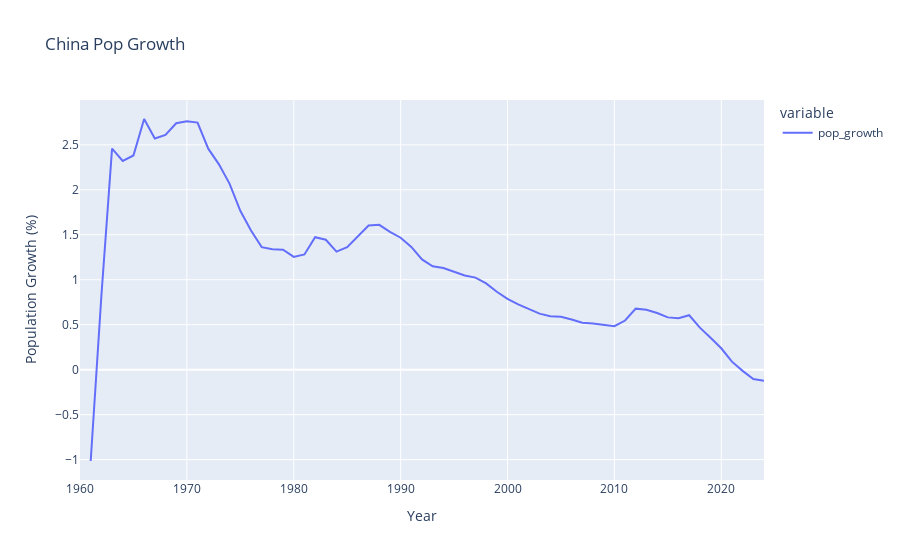

Here is the notebook cell this chart was saved with:
### Markdown cell above
## Population Demographics

### Code cell
china_df.plot(x = "date", y = ["pop_growth"], title = "China Pop Growth",
             labels = dict(date = "Year", value = "Population Growth (%)"))

### Figure 1 — Plotly figure (JSON) as saved in the notebook; plotly's stock layout.template omitted (floating-point values rounded to 4 significant figures)
{"data": [{"hovertemplate": "variable=pop_growth<br>Year=%{x}<br>Population Growth (%)=%{y}<extra></extra>", "legendgroup": "pop_growth", "line": {"color": "#636efa", "dash": "solid"}, "marker": {"symbol": "circle"}, "mode": "lines", "name": "pop_growth", "orientation": "v", "showlegend": true, "type": "scatter", "x": [1960, 1961, 1962, 1963, 1964, 1965, 1966, 1967, 1968, 1969, 1970, 1971, 1972, 1973, 1974, 1975, 1976, 1977, 1978, 1979, 1980, 1981, 1982, 1983, 1984, 1985, 1986, 1987, 1988, 1989, 1990, 1991, 1992, 1993, 1994, 1995, 1996, 1997, 1998, 1999, 2000, 2001, 2002, 2003, 2004, 2005, 2006, 2007, 2008, 2009, 2010, 2011, 2012, 2013, 2014, 2015, 2016, 2017, 2018, 2019, 2020, 2021, 2022, 2023, 2024], "xaxis": "x", "y": [NaN, -1.016, 0.8205, 2.458, 2.321, 2.381, 2.787, 2.571, 2.611, 2.74, 2.762, 2.747, 2.457, 2.283, 2.066, 1.766, 1.547, 1.363, 1.338, 1.334, 1.254, 1.281, 1.473, 1.445, 1.312, 1.362, 1.487, 1.604, 1.61, 1.533, 1.467, 1.364, 1.226, 1.15, 1.13, 1.087, 1.048, 1.023, 0.9596, 0.8659, 0.788, 0.7264, 0.67, 0.6229, 0.5939, 0.5881, 0.5584, 0.5223, 0.5124, 0.4974, 0.483, 0.5465, 0.6783, 0.6661, 0.6303, 0.5815, 0.5731, 0.6052, 0.4677, 0.3547, 0.238, 0.08925, -0.0131, -0.1038, -0.1231], "yaxis": "y"}], "layout": {"legend": {"title": {"text": "variable"}, "tracegroupgap": 0}, "title": {"text": "China Pop Growth"}, "xaxis": {"anchor": "y", "domain": [0, 1], "title": {"text": "Year"}}, "yaxis": {"anchor": "x", "domain": [0, 1], "title": {"text": "Population Growth (%)"}}}}
